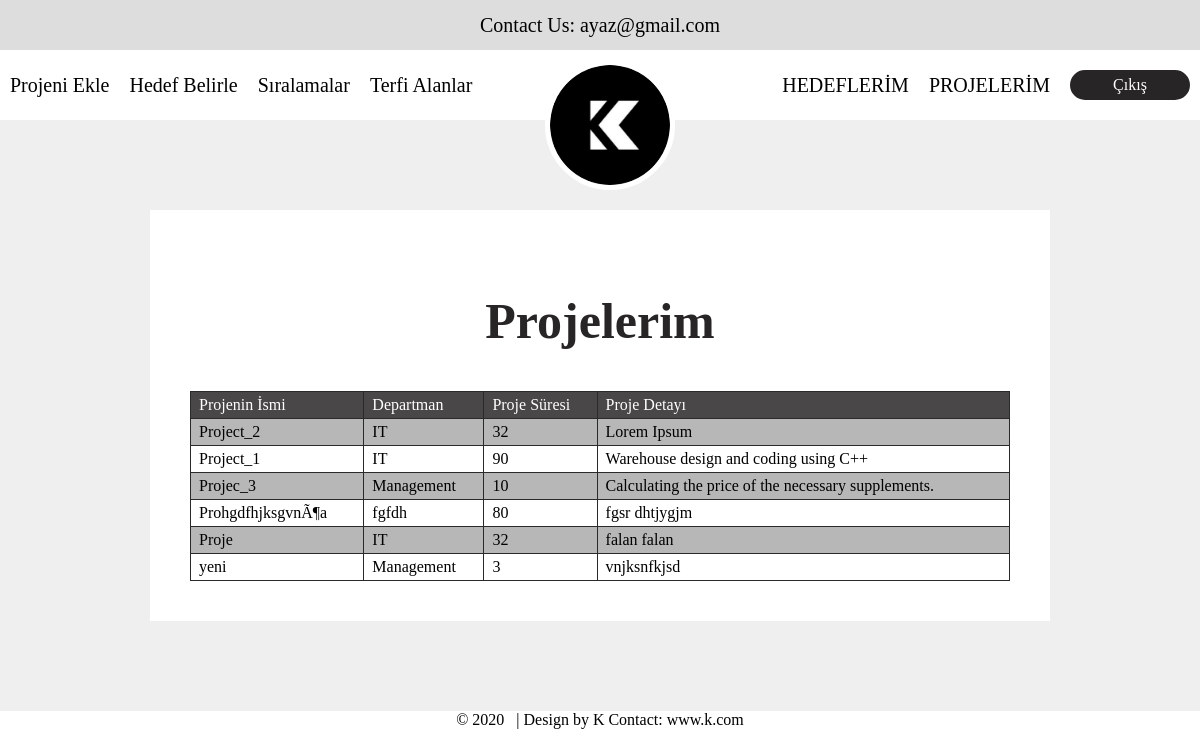
The page / on the database its author committed.
### tables this page shows
CREATE TABLE `Proje` (
  `Projeninismi` text NOT NULL,
  `Departman` text NOT NULL,
  `Projesuresi` int(11) NOT NULL,
  `ProjeDetayi` text NOT NULL
);

### index.php (the view, shortened to what this page needs)
<?php
    include_once 'config.php';
?>
<!DOCTYPE html>
<html>
<head>
</head>
<body>
<header>
    <a class="header-item">
        Contact Us: ayaz@gmail.com
    </a>
      <div class = "navbar">
        <img id="logo" src = "logo.png"  alt="Logo">
          <div class = "navigate">
           <a class="nav-item" href="proje_ekle.php">Projeni Ekle</a>
          <div class = "navigate">
              <div class="dropdown nav-item" >
              <a class="dropbtn">Hedef Belirle</a>
            </div>
              <a class="nav-item" href="sıralama.php">Sıralamalar</a>
            <div class="dropdown nav-item" >
              <a class="dropbtn">Terfi Alanlar</a>
            </div>
          </div>
        </div>
        <div class = "navigate">
             <a class="nav-item" href="hedeflerim.php">HEDEFLERİM</a>
            <a class="nav-item" href="index.php">PROJELERİM</a>
          <a class="buttonstyle" href="login.php" >Çıkış</a>
        </div>
    </div>
  </header>
    <main style= "padding:90px 0px">
<form id= "main-wrapper" >
    <h2>Projelerim</h2>
            <table>
            <tr>
                <td>Projenin İsmi</td>
        		<td>Departman</td>
        		<td>Proje Süresi</td>
                <td>Proje Detayı</td>
    		</tr>
    <?php
        $sql = "SELECT * FROM Proje";
        $result = mysqli_query($conn, $sql);
        $resultCheck = mysqli_num_rows($result);
        if ($resultCheck > 0){
            while($row=mysqli_fetch_assoc($result)){
        ?>
        <tr>
           <td><?php echo $row['Projeninismi']; ?></td>
            <td><?php echo $row['Departman']; ?></td>
            <td><?php echo $row['Projesuresi']; ?></td>
            <td><?php echo $row['ProjeDetayi']; ?></td>
        </tr>
     <?php
            }
        }
    ?>
    </table>
        </form>
    </main>
</body>
<footer class="seperator">
&copy; 2020 &nbsp; <span class="seperator" > |
        </span>
        Design by K Contact:<a href > www.k.com</a>
	</footer>
</html>

### CSS.css (style rules this page uses)
body { padding: 0; margin: 0; }
* { box-sizing: border-box; }
a { color: black; }
header { display: flex; flex-direction: column; width: 100%; z-index: 500; position: relative; height: auto; }
.header-item { display: flex; justify-content: center; align-items: center; height: 50px; padding: 0px 10px; font-size: 20px; background: rgba(239,239,239,1); }
.navbar { background-color: white; display: flex; flex-direction: row; justify-content: space-between; position: relative; height: 70px; }
.nav-item { margin: auto 10px; font-size: 20px; cursor: pointer; }
.dropbtn { color: black; font-size: 20px; border: none; }
.dropdown { position: relative; display: inline-block; }
.navigate { display: flex; flex-direction: row; }
.buttonstyle { border: 3px #272525 solid; display: flex; justify-content: center; align-items: center; height: 30px; width: 120px; border-radius: 15px; margin: auto 10px; cursor: pointer; }
.buttonstyle:nth-child(3) { background: #272525; color: white; }
#logo { position: absolute; width: 130px; height: 130px; left: calc(50% - 55px); top: 10px; border: 5px solid white; border-radius: 50%; }
main { background: rgba(239,239,239,1); padding: 50px; display: flex; justify-content: center; }
#main-wrapper { background: white; max-width: 900px; width: 100%; padding: 40px; display: flex; flex-direction: column; justify-content: center; }
body { margin: 0; padding: 0; }
h2 { text-justify: auto; text-align: center; font-size: 50px; color:#272525; }
table { border-collapse: collapse; }
table td { border: 1px solid #2B2A2A; padding: 4px 8px; }
table tr:nth-child(1) td { background-color: #494747; color: white; }
table tr:nth-child(even) td { background-color: #B8B7B7; }
.seperator { text-align: center; }

### index.php (style rules this page uses)
A { text-decoration: none; }

### rows shown on the page
proje: Projeninismi "Project_2", Departman "IT", Projesuresi "32", ProjeDetayi "Lorem Ipsum"
proje: Projeninismi "Project_1", Departman "IT", Projesuresi "90", ProjeDetayi "Warehouse design and coding using C++"
proje: Projeninismi "Projec_3", Departman "Management", Projesuresi "10", ProjeDetayi "Calculating the price of the necessary supplements."
proje: Projeninismi "ProhgdfhjksgvnÃ¶a", Departman "fgfdh", Projesuresi "80", ProjeDetayi "fgsr dhtjygjm"
proje: Projeninismi "Proje", Departman "IT", Projesuresi "32", ProjeDetayi "falan falan"
proje: Projeninismi "yeni", Departman "Management", Projesuresi "3", ProjeDetayi "vnjksnfkjsd"
